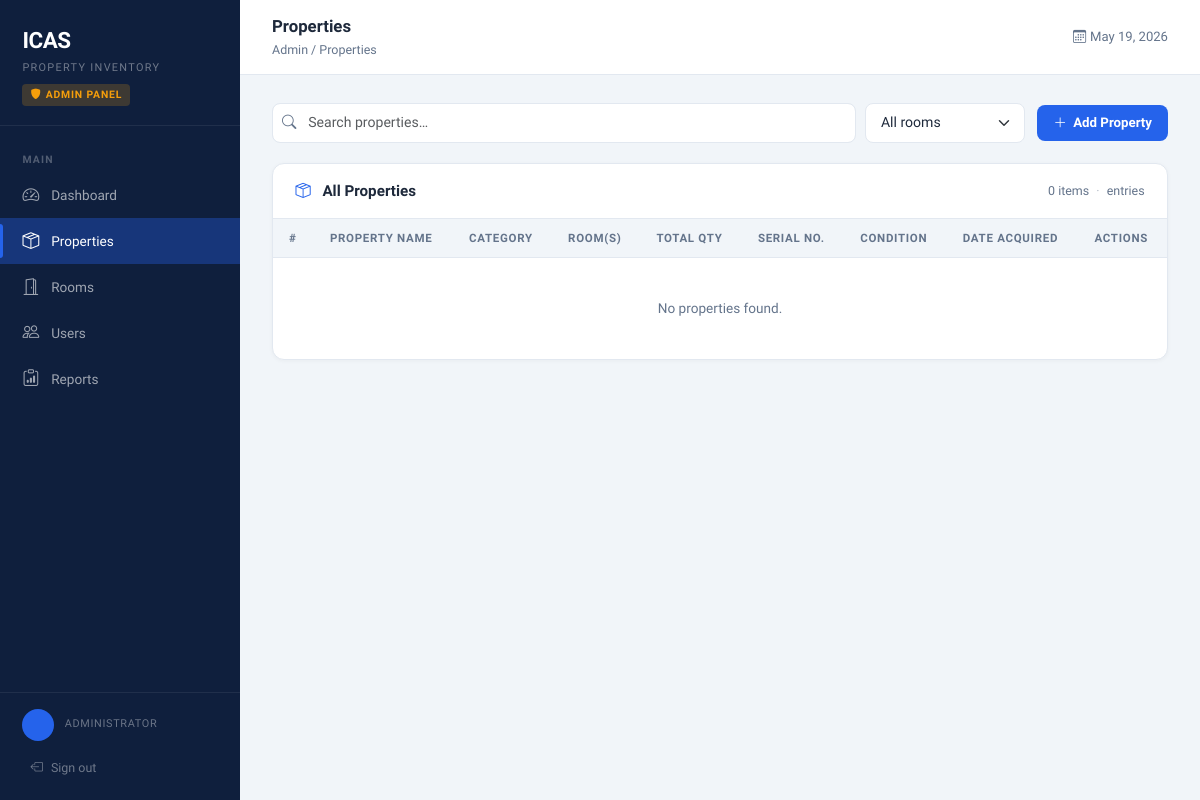
The page /admin/properties.php (signed in) on the database as committed earlier.
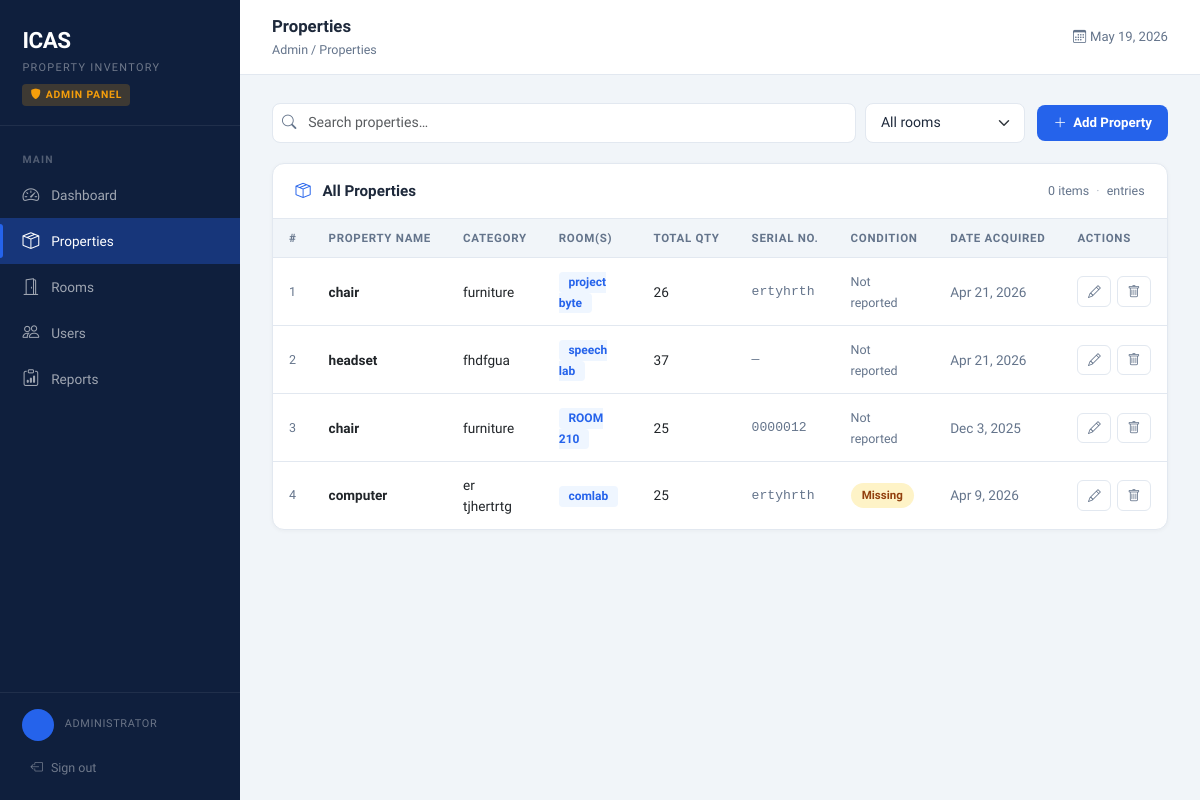
The same page on the database as committed later.
### tables this page shows
CREATE TABLE `properties` (
  `id` int(11) NOT NULL,
  `room_id` int(11) NOT NULL,
  `property_name` varchar(150) NOT NULL,
  `category` varchar(100) DEFAULT NULL,
  `serial_no` varchar(100) DEFAULT NULL,
  `quantity` int(11) DEFAULT 1,
  `date_acquired` date DEFAULT NULL,
  `remarks` text DEFAULT NULL
);

CREATE TABLE `rooms` (
  `id` int(11) NOT NULL,
  `room_name` varchar(100) NOT NULL,
  `location` varchar(100) DEFAULT NULL,
  `description` text DEFAULT NULL
);

### admin/properties.php (the view, shortened to what this page needs)
<?php
require_once '../config/db.php';
require_once '../includes/admin_layout.php';
$search      = trim($_GET['q']    ?? '');
$room_filter = (int)($_GET['room'] ?? 0);
$where_sql = $where ? 'WHERE ' . implode(' AND ', $where) : '';
$properties = $pdo->prepare("
    SELECT p.*, r.room_name,
           (SELECT conditions FROM property_conditions WHERE property_id = p.id ORDER BY reported_at DESC LIMIT 1) AS latest_condition
    FROM properties p
    JOIN rooms r ON p.room_id = r.id
    $where_sql
    ORDER BY p.id DESC
");
$properties->execute($params);
$properties = $properties->fetchAll();
$rooms = $pdo->query("SELECT * FROM rooms ORDER BY room_name")->fetchAll();
open_layout('Properties');
?>
<div style="display:flex;align-items:center;gap:.75rem;flex-wrap:wrap;margin-bottom:1.25rem;">
  <div style="display:flex;gap:.6rem;flex:1;flex-wrap:wrap;align-items:center;">
    <div class="search-wrap" style="flex:1;min-width:200px;">
      <i class="bi bi-search"></i>
      <input type="text" id="prop-search" class="form-control"
             placeholder="Search properties…"
             value="<?= htmlspecialchars($search) ?>"
             autocomplete="off">
    </div>
    <select id="room-filter" class="form-select" style="width:auto;min-width:160px;">
      <option value="">All rooms</option>
    </select>
  </div>
  <button class="btn-primary-custom" onclick="openModal('modal-add')">
    <i class="bi bi-plus-lg"></i> Add Property
  </button>
</div>
<div class="card">
  <div class="card-header-custom">
    <h5><i class="bi bi-box-seam me-2" style="color:var(--blue)"></i>
        <span id="table-heading"><?= $room_filter ? htmlspecialchars(array_values(array_filter($rooms, fn($r) => (int)$r['id'] === $room_filter))[0]['room_name'] ?? '') . ' Properties' : 'All Properties' ?></span>
    </h5>
    <span id="record-count" style="font-size:.78rem;color:var(--muted)">
      <?= number_format($total_qty) ?> item<?= $total_qty !== 1 ? 's' : '' ?>
      <span style="opacity:.5;margin:0 .25rem">&middot;</span>
      <?= $row_count ?> entr<?= $row_count !== 1 ? 'ies' : 'y' ?>
    </span>
  </div>
  <div style="overflow-x:auto;position:relative;">
    <table class="table-custom">
      <thead>
        <tr>
          <th>#</th><th>Property Name</th><th>Category</th><th>Room(s)</th>
          <th>Total Qty</th><th>Serial No.</th><th>Condition</th><th>Date Acquired</th>
          <th id="actions-col">Actions</th>
        </tr>
      </thead>
      <tbody id="properties-tbody">
        <?php if (empty($properties)): ?>
          <tr><td colspan="9" style="text-align:center;color:var(--muted);padding:2.5rem;">
            No properties found.
          </td></tr>
        <?php else: ?>
          <?php foreach ($properties as $i => $p): ?>
          <tr>
            <td style="color:var(--muted);font-size:.78rem;"><?= $i + 1 ?></td>
            <td style="font-weight:600;max-width:200px;"><?= htmlspecialchars($p['property_name']) ?></td>
            <td><?= htmlspecialchars($p['category'] ?: '—') ?></td>
            <td>
              <?php if ($is_grouped && ($p['room_count'] ?? 1) > 1): ?>
                <span title="<?= htmlspecialchars($p['room_name']) ?>"
                      style="background:var(--blue-soft);color:var(--blue);padding:.2rem .6rem;border-radius:4px;font-size:.75rem;font-weight:600;cursor:default;">
                  <?= $p['room_count'] ?> rooms
                </span>
              <?php else: ?>
                <span style="background:var(--blue-soft);color:var(--blue);padding:.2rem .6rem;border-radius:4px;font-size:.75rem;font-weight:600;">
                  <?= htmlspecialchars($p['room_name']) ?>
                </span>
              <?php endif; ?>
            </td>
            <td style="font-weight:<?= $is_grouped ? '700' : '400' ?>;">
              <?= $p['quantity'] ?>
            </td>
            <td style="color:var(--muted);font-family:monospace;font-size:.82rem;"><?= htmlspecialchars($p['serial_no'] ?: '—') ?></td>
            <td>
              <?php
                $cond = $p['latest_condition'];
                if ($cond === 'damaged')     echo '<span class="badge-pill badge-damaged">Damaged</span>';
                elseif ($cond === 'missing') echo '<span class="badge-pill badge-missing">Missing</span>';
                elseif ($cond === 'good')    echo '<span class="badge-pill badge-good">Good</span>';
                else echo '<span style="color:var(--muted);font-size:.78rem;">Not reported</span>';
              ?>
            </td>
            <td style="color:var(--muted);"><?= $p['date_acquired'] ? date('M j, Y', strtotime($p['date_acquired'])) : '—' ?></td>
            <td>
              <?php if (!$is_grouped): ?>
              <div style="display:flex;gap:.35rem;">
                <button class="btn-sm-action" onclick='openEditModal(<?= htmlspecialchars(json_encode($p)) ?>)'>
                  <i class="bi bi-pencil"></i>
                </button>
                <button class="btn-sm-action danger"
                  onclick="openDeleteModal(<?= $p['id'] ?>, <?= (int)($p['item_id'] ?? 0) ?>, '<?= htmlspecialchars(addslashes($p['property_name'])) ?>')">
                  <i class="bi bi-trash"></i>
                </button>
              </div>
              <?php else: ?>
                <span style="color:var(--muted);font-size:.75rem;">Select a room to edit</span>
              <?php endif; ?>
            </td>
          </tr>
          <?php endforeach; ?>
        <?php endif; ?>
      </tbody>
    </table>
  </div>
</div>
<?php close_layout(); ?>

### includes/admin_layout.php (shortened to what this page needs)
<?php
function open_layout(string $page_title): void
{
    $user      = current_user();
    $nav_items = [
        ['href' => 'dashboard.php',  'icon' => 'bi-speedometer2',   'label' => 'Dashboard'],
        ['href' => 'properties.php', 'icon' => 'bi-box-seam',       'label' => 'Properties'],
        ['href' => 'rooms.php',      'icon' => 'bi-door-open',      'label' => 'Rooms'],
        ['href' => 'users.php',      'icon' => 'bi-people',         'label' => 'Users'],
        ['href' => 'reports.php',    'icon' => 'bi-clipboard-data', 'label' => 'Reports'],
    ];
    $current = basename($_SERVER['PHP_SELF']);
    ?>
<!DOCTYPE html>
<html lang="en">
<head>
  <link href="https://cdn.jsdelivr.net/npm/bootstrap@5.3.2/dist/css/bootstrap.min.css" rel="stylesheet">
  <link href="https://cdn.jsdelivr.net/npm/bootstrap-icons@1.11.3/font/bootstrap-icons.css" rel="stylesheet">
</head>
<body>
<aside class="sidebar" id="sidebar">
  <div class="sidebar-logo">
    <div class="logo-text">ICAS</div>
    <div class="logo-sub">Property Inventory</div>
    <div class="sidebar-badge"><i class="bi bi-shield-fill me-1"></i>Admin Panel</div>
  </div>
  <nav class="sidebar-nav">
    <div class="nav-section-label">Main</div>
    <?php foreach ($nav_items as $item): ?>
      <a href="<?= $item['href'] ?>" class="nav-link <?= $current === $item['href'] ? 'active' : '' ?>">
        <i class="bi <?= $item['icon'] ?>"></i>
        <?= $item['label'] ?>
      </a>
    <?php endforeach; ?>
  </nav>
  <div class="sidebar-footer">
    <div class="user-chip">
      <div class="user-avatar"><?= strtoupper(substr($user['name'], 0, 1)) ?></div>
      <div class="user-info">
        <div class="user-role">Administrator</div>
      </div>
    </div>
    <a href="../logout.php" class="logout-btn">
      <i class="bi bi-box-arrow-left"></i> Sign out
    </a>
  </div>
</aside>
<div class="main-content">
  <header class="topbar">
    <div>
      <div class="topbar-title"><?= htmlspecialchars($page_title) ?></div>
      <div class="topbar-breadcrumb">Admin / <?= htmlspecialchars($page_title) ?></div>
    </div>
    <div style="font-size:.82rem;color:var(--muted)">
      <i class="bi bi-calendar3 me-1"></i><?= date('F j, Y') ?>
    </div>
  </header>
  <div class="page-body">
<?php
}
function close_layout(): void
{
    ?>
  </div>
</div>
</body>
</html>
<?php
}
?>

Rows that differ between the two databases and show on the page:
added properties: property_name "chair", category "furniture", room.room_name "project byte", quantity "26", serial_no "ertyhrth", shows "Not reported", date_acquired "Apr 21, 2026"
added properties: property_name "headset", category "fhdfgua", room.room_name "speech lab", quantity "37", serial_no "—", shows "Not reported", date_acquired "Apr 21, 2026"
added properties: property_name "chair", category "furniture", room.room_name "ROOM 210", quantity "25", serial_no "0000012", shows "Not reported", date_acquired "Dec 3, 2025"
added properties: property_name "computer", category "er tjhertrtg", room.room_name "comlab", quantity "25", serial_no "ertyhrth", shows "Missing", date_acquired "Apr 9, 2026"
Other text that changed with them:
text no longer shown: "No properties found."
